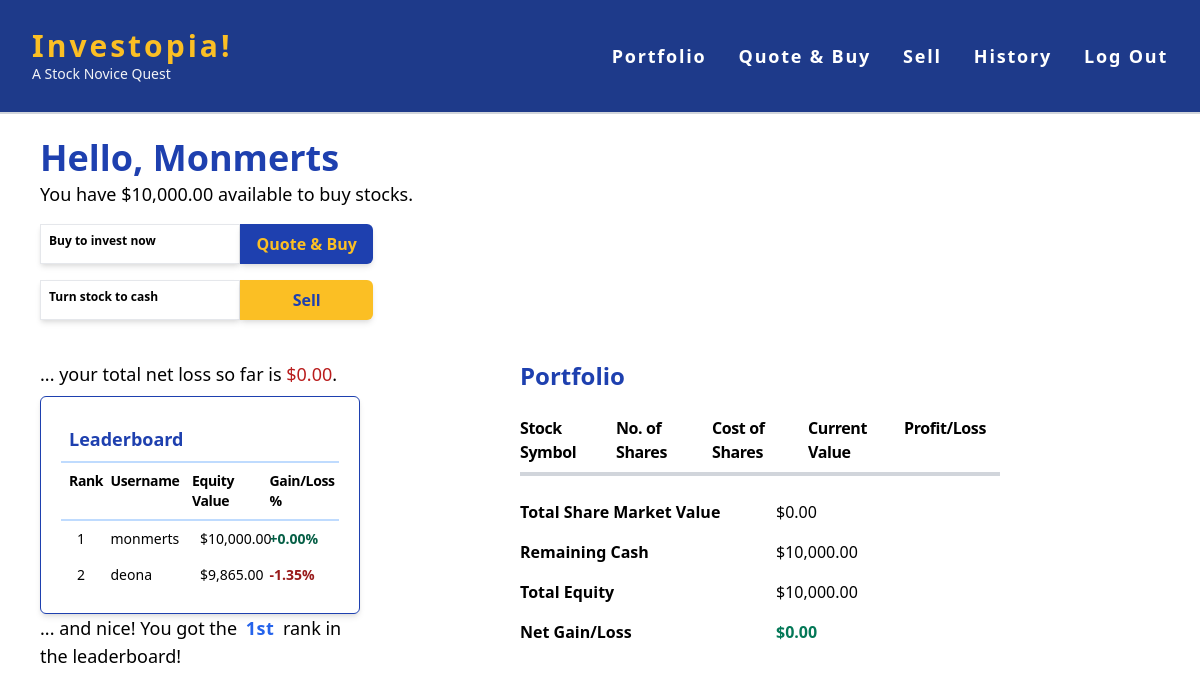
The page /portfolio (signed in) on the database as committed earlier.
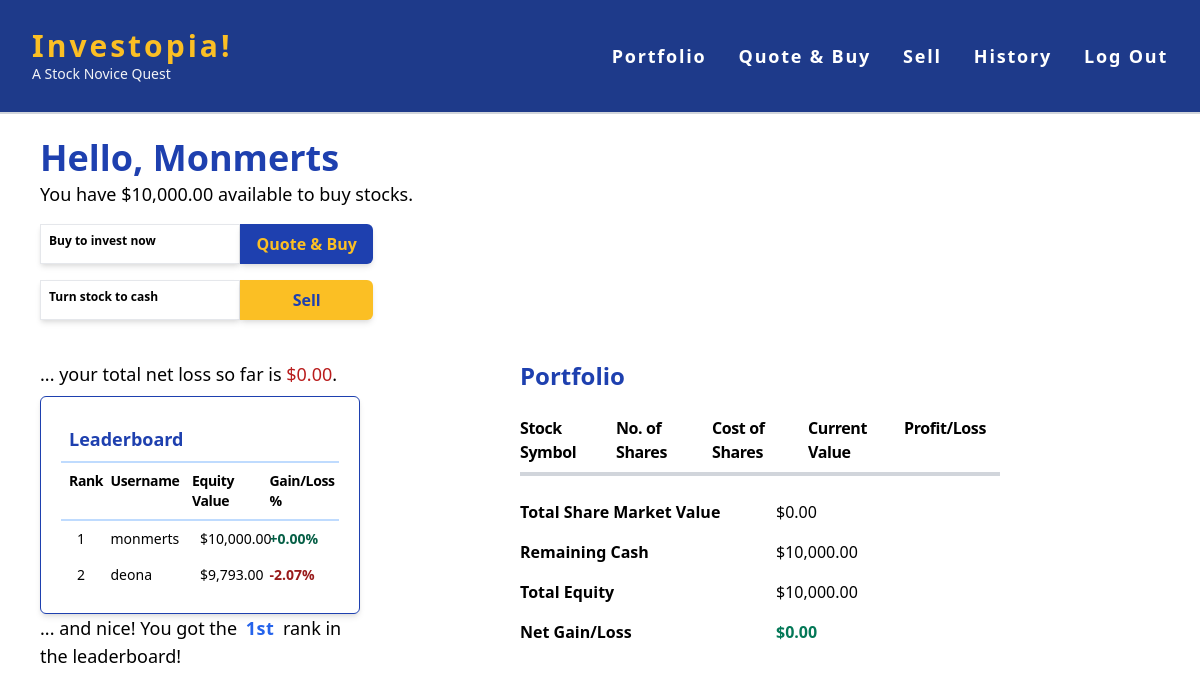
The same page on the database as committed later.
### app.py (models this page shows, shortened)
class port_ranker(db.Model):
    p_r_id = db.Column(db.Integer, primary_key=True)
    user_id = db.Column(db.Integer, nullable=False)
    port_update_date = db.Column(db.Date)
    equity_value = db.Column(db.Integer, nullable=False)
    net_gain_loss = db.Column(db.Integer, nullable=False)

class users(db.Model):
    id = db.Column(db.Integer, primary_key=True)
    username = db.Column(db.String(80), nullable=False)
    hash = db.Column(db.String(80), nullable=False)
    cash = db.Column(db.Integer, nullable=False, default=10000)

### app.py (the view)
@fin_app.route('/portfolio')
@login_required
def portfolio():
    current_user = session["user_id"]
    current_cash = inquire_latest_cash(current_user)
    current_datetime = datetime.datetime.now()
    try:
        stock_portfolio = inquire_portfolio(current_user)
        total_share_value = 0
        for each in stock_portfolio:
            total_share_value += each["market_value"]
    except Exception:
        return apology("Either the API key is not valid or the API service provider is having issues.")
    username = inquire_username(current_user)
    equity_value = total_share_value + current_cash
    net_gain_loss = equity_value - 10000
    txn_date = current_datetime.strftime('%m/%d/%Y %H:%M:%S')
    try:
        port_ranker_update = text(
            "UPDATE port_ranker SET port_update_date = :port_update_date, equity_value = :equity_value, net_gain_loss = :net_gain_loss WHERE user_id = :user_id")
        db.session.execute(port_ranker_update, {
            'user_id': current_user, 'port_update_date': txn_date, 'equity_value': equity_value, 'net_gain_loss': net_gain_loss})
    except Exception:
        return apology("Server is having issues.")
    db.session.commit()
    port_ranker_query = text(
        "SELECT username, equity_value, net_gain_loss FROM (SELECT users.username,port_ranker.equity_value,port_ranker.net_gain_loss FROM port_ranker JOIN users ON port_ranker.user_id = users.id) ORDER BY net_gain_loss DESC LIMIT 10")
    leaderboard = db.session.execute(port_ranker_query).fetchall()
    leaders = []
    for row in leaderboard:
        leaders.append(row[0])
    if username in leaders:
        isLeader = True
        rank = leaders.index(username)
    else:
        isLeader = False
    return render_template("portfolio.html", username=username, portfolio=stock_portfolio, cash=current_cash, total_share_value=total_share_value, leaderboard=leaderboard, isLeader=isLeader, rank=rank)

### app.py (called while the page is built, shortened)
def inquire_username(current_user):
    username_query = text("SELECT username FROM users WHERE id = :id")
    username_select = db.session.execute(
        username_query, {'id': current_user}).fetchone()
    username = username_select[0]
    return username

def inquire_latest_cash(current_user):
    cash_query = text(
        "SELECT cash_end_bal FROM cash_running_bal WHERE user_id = :user_id AND c_bal_id = (SELECT MAX(c_bal_id) FROM cash_running_bal WHERE user_id = :user_id)")
    cash_latest_bal = db.session.execute(
        cash_query, {'user_id': current_user}).fetchone()
    current_cash = int(cash_latest_bal[0])
    return current_cash

def inquire_portfolio(current_user):
    query_stock = db.session.query(stock_txn.stock, stock_txn.txn_type, stock_txn.no_of_shares, stock_txn.total_cost)\
        .filter(stock_txn.user_id == current_user)\
        .all()
    stock_hash_map = {}
    cost_hash_map = {}
    buy_hash_map = {}
    stock_hash_map_to_list = [{'symbol': key, 'no_of_shares_now_held': value}
                              for key, value in stock_hash_map.items()]
    stock_portfolio = []
    total_share_value = 0
    return stock_portfolio

### templates/portfolio.html (shortened to what the changed rows need)
{% extends "layout.html" %} {% block title %} {% endblock %} {% block main %}
<div class="mx-8 lg:mx-10 w-full lg:w-1/3">
  <h2 class="text-2xl md:text-4xl font-semibold text-blue-800 items-left mb-0.5">Hello, {{ username|capitalize }}</h2>
</div>
<div class="flex flex-col lg:flex-row m-8 md:m-10 mt-10">
  <div class="section lg:w-2/5">
    <div class="border border-blue-800 shadow-md rounded-md p-3 md:p-5">
      <h2 class="text-base md:text-lg font-bold p-2 text-blue-800 border-b-2 border-blue-200">Leaderboard</h2>
      {% for each in leaderboard %}
      <div class="grid grid-cols-4 py-2 text-xs md:text-sm">
        <div class="ml-4 font-light text-left">{{ loop.index }}</div>
        <div class="-ml-5 font-light text-left">{{ each.username }}</div>
        <div class="font-light">{{ each.equity_value|usd }}</div>
        {% if each.net_gain_loss >= 0 %}
          <div class="font-semibold text-green-800 text-left">+{{ (each.net_gain_loss/10000)|percent }}</div>
        {% else %}
          <div class="font-semibold text-red-800 text-left">{{ (each.net_gain_loss/10000)|percent }}</div>
        {% endif %}
      </div>
      {% endfor %}
    </div>
  </div>
  <div class="section md:w-3/5 gap-0 md:gap-4">
    <h2 class="text-2xl font-bold mb-4 text-blue-800">Portfolio</h2>
  </div>
</div>
{% endblock %}

Rows that differ between the two databases and show on the page:
changed port_ranker "deona": equity_value "$9,865.00" → "$9,793.00"; (each.net_gain_loss/10000)|percent "-1.35%" → "-2.07%"
